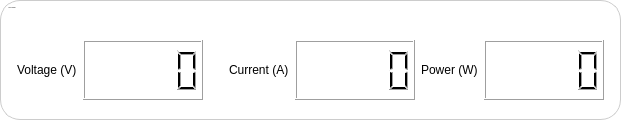
       <widget class="QGroupBox" name="chargingBox">
        <property name="minimumSize">
         <size>
          <width>0</width>
          <height>120</height>
         </size>
        </property>
        <property name="maximumSize">
         <size>
          <width>1672155</width>
          <height>120</height>
         </size>
        </property>
        <property name="font">
         <font>
          <family>Segoe UI</family>
          <pointsize>-1</pointsize>
          <bold>true</bold>
         </font>
        </property>
        <property name="styleSheet">
         <string notr="true">QGroupBox {
                                        background-color: #fff;
                                        border: 1px solid #ccc;
                                        border-radius: 20px;
                                        margin-top: 0px;
                                        padding: 5px;
                                        }

                                        QGroupBox::title {
                                        subcontrol-origin: content;
                                        subcontrol-position: top left;
                                        padding: 1px 2px;
                                        color: #444;
                                        font-size: 28px;
                                        background-color: transparent;
                                        }
                                    </string>
        </property>
        <property name="title">
         <string>INPUT POWER</string>
        </property>
        <layout class="QGridLayout" name="gridLayout_7">
         <item row="1" column="7">
          <widget class="QLCDNumber" name="batteryPowerDisp">
           <property name="minimumSize">
            <size>
             <width>120</width>
             <height>0</height>
            </size>
           </property>
           <property name="maximumSize">
            <size>
             <width>150</width>
             <height>16777215</height>
            </size>
           </property>
          </widget>
         </item>
         <item row="1" column="5">
          <widget class="QLCDNumber" name="batteryCurrentDisp">
           <property name="sizePolicy">
            <sizepolicy hsizetype="Minimum" vsizetype="Preferred">
             <horstretch>0</horstretch>
             <verstretch>0</verstretch>
            </sizepolicy>
           </property>
           <property name="minimumSize">
            <size>
             <width>120</width>
             <height>0</height>
            </size>
           </property>
           <property name="maximumSize">
            <size>
             <width>150</width>
             <height>16777215</height>
            </size>
           </property>
           <property name="font">
            <font>
             <family>Segoe UI</family>
             <pointsize>-1</pointsize>
            </font>
           </property>
          </widget>
         </item>
         <item row="0" column="0">
          <spacer name="verticalSpacer_13">
           <property name="orientation">
            <enum>Qt::Orientation::Vertical</enum>
           </property>
           <property name="sizeType">
            <enum>QSizePolicy::Policy::Fixed</enum>
           </property>
           <property name="sizeHint" stdset="0">
            <size>
             <width>20</width>
             <height>20</height>
            </size>
           </property>
          </spacer>
         </item>
         <item row="1" column="6">
          <widget class="QLabel" name="label_2">
           <property name="minimumSize">
            <size>
             <width>50</width>
             <height>0</height>
            </size>
           </property>
           <property name="maximumSize">
            <size>
             <width>150</width>
             <height>16777215</height>
            </size>
           </property>
           <property name="text">
            <string>Power (W)</string>
           </property>
          </widget>
         </item>
         <item row="1" column="2">
          <widget class="QLCDNumber" name="batteryVoltageDisp">
           <property name="sizePolicy">
            <sizepolicy hsizetype="Minimum" vsizetype="Preferred">
             <horstretch>0</horstretch>
             <verstretch>0</verstretch>
            </sizepolicy>
           </property>
           <property name="minimumSize">
            <size>
             <width>120</width>
             <height>0</height>
            </size>
           </property>
           <property name="maximumSize">
            <size>
             <width>150</width>
             <height>16777215</height>
            </size>
           </property>
           <property name="font">
            <font>
             <family>Segoe UI</family>
             <pointsize>-1</pointsize>
            </font>
           </property>
          </widget>
         </item>
         <item row="1" column="3">
          <spacer name="horizontalSpacer_18">
           <property name="orientation">
            <enum>Qt::Orientation::Horizontal</enum>
           </property>
           <property name="sizeType">
            <enum>QSizePolicy::Policy::Fixed</enum>
           </property>
           <property name="sizeHint" stdset="0">
            <size>
             <width>20</width>
             <height>20</height>
            </size>
           </property>
          </spacer>
         </item>
         <item row="1" column="4">
          <widget class="QLabel" name="label_18_v_7">
           <property name="sizePolicy">
            <sizepolicy hsizetype="Fixed" vsizetype="Preferred">
             <horstretch>0</horstretch>
             <verstretch>0</verstretch>
            </sizepolicy>
           </property>
           <property name="minimumSize">
            <size>
             <width>50</width>
             <height>0</height>
            </size>
           </property>
           <property name="maximumSize">
            <size>
             <width>150</width>
             <height>16777215</height>
            </size>
           </property>
           <property name="text">
            <string>Current (A)</string>
           </property>
          </widget>
         </item>
         <item row="1" column="0">
          <widget class="QLabel" name="label_24">
           <property name="minimumSize">
            <size>
             <width>0</width>
             <height>48</height>
            </size>
           </property>
           <property name="maximumSize">
            <size>
             <width>150</width>
             <height>60</height>
            </size>
           </property>
           <property name="text">
            <string>Voltage (V)</string>
           </property>
          </widget>
         </item>
        </layout>
       </widget>
